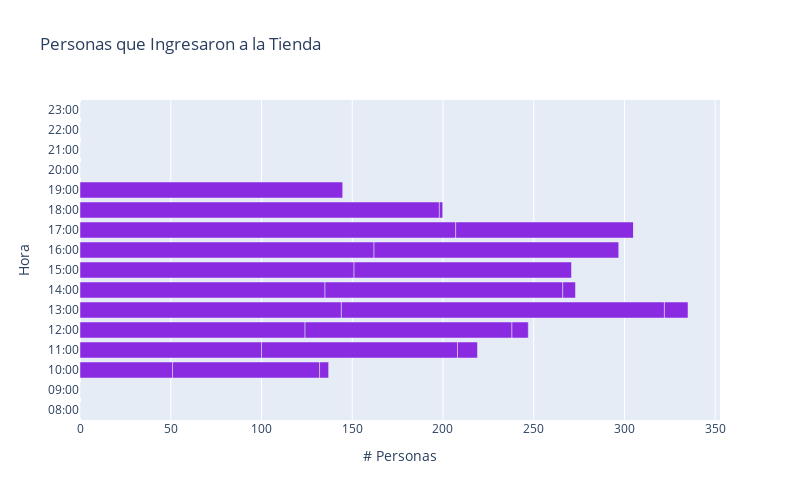

Notebook cell for this chart:
### Code cell
#Entradas por Horas

px.bar(San_Diego_df,              # our dataframe
       x='Entradas',         # x will be the 'key' column of the dataframe
       y='Hora',   # y will be the 'doc_count' column of the dataframe
       title="Personas que Ingresaron a la Tienda",
       labels={"Hora": "Hora","Entradas": "# Personas"}, # the axis names
       color_discrete_sequence=["blueviolet"],  # the colors used
       orientation= 'h',
       height=500,
       width=800)

### Figure 1 — Plotly figure (JSON) as saved in the notebook; plotly's stock layout.template omitted (floating-point values rounded to 4 significant figures)
{"data": [{"alignmentgroup": "True", "hovertemplate": "# Personas=%{x}<br>Hora=%{y}<extra></extra>", "legendgroup": "", "marker": {"color": "blueviolet"}, "name": "", "offsetgroup": "", "orientation": "h", "showlegend": false, "textposition": "auto", "type": "bar", "x": [0, 0, 51, 100, 124, 144, 135, 151, 162, 207, 198, 145, 0, 0, 0, 0, 0, 0, 81, 108, 114, 178, 131, 120, 135, 98, 2, 0, 0, 0, 0, 0, 0, 0, 5, 11, 9, 13, 7, 0, 0, 0, 0, 0, 0, 0, 0, 0], "xaxis": "x", "y": ["08:00", "09:00", "10:00", "11:00", "12:00", "13:00", "14:00", "15:00", "16:00", "17:00", "18:00", "19:00", "20:00", "21:00", "22:00", "23:00", "08:00", "09:00", "10:00", "11:00", "12:00", "13:00", "14:00", "15:00", "16:00", "17:00", "18:00", "19:00", "20:00", "21:00", "22:00", "23:00", "08:00", "09:00", "10:00", "11:00", "12:00", "13:00", "14:00", "15:00", "16:00", "17:00", "18:00", "19:00", "20:00", "21:00", "22:00", "23:00"], "yaxis": "y"}], "layout": {"barmode": "relative", "height": 500, "legend": {"tracegroupgap": 0}, "title": {"text": "Personas que Ingresaron a la Tienda"}, "width": 800, "xaxis": {"anchor": "y", "domain": [0, 1], "title": {"text": "# Personas"}}, "yaxis": {"anchor": "x", "domain": [0, 1], "title": {"text": "Hora"}}}}
